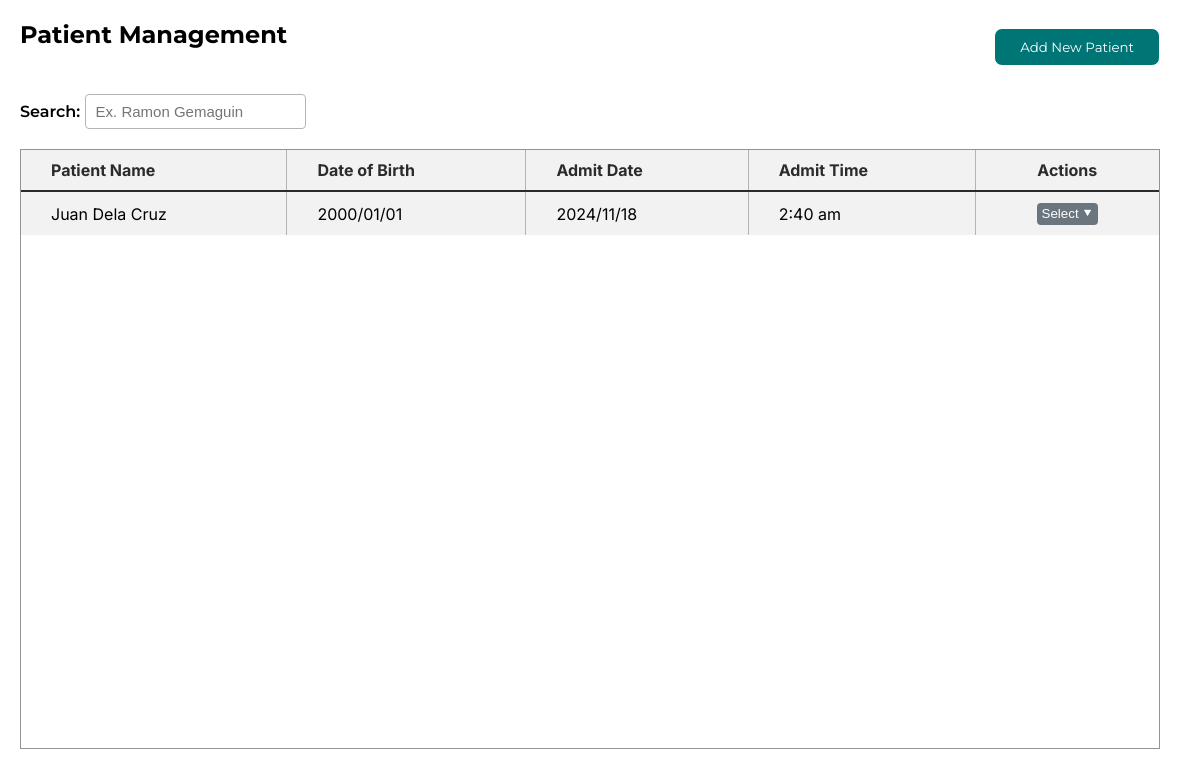
The page /admin/management.php (signed in) on the database its author committed.
### tables this page shows
CREATE TABLE `patient_management` (
  `id` int(11) NOT NULL,
  `patient_name` varchar(255) NOT NULL,
  `room_number` varchar(5) NOT NULL,
  `date_of_birth` varchar(50) NOT NULL,
  `admit_date` varchar(255) NOT NULL,
  `admit_time` varchar(50) NOT NULL,
  `actions` varchar(255) NOT NULL,
  `device_id` varchar(50) NOT NULL
);

### admin/function/management/display_patient.php (the view, shortened to what this page needs)
<?php
include 'db.php';
$sql = "SELECT id, patient_name, date_of_birth, admit_date, admit_time
        FROM patient_management
        ORDER BY id DESC";
$result = $conn->query($sql);
if ($result && $result->num_rows > 0) {
    while ($row = $result->fetch_assoc()) {
        echo "<tr>
                <td>{$row['patient_name']}</td>
                <td>{$row['date_of_birth']}</td>
                <td>{$row['admit_date']}</td>
                <td>{$row['admit_time']}</td>
                <td style='text-align:center;'>
                    <div class='dropdown' style='text-align:left;'>
                        <button class='dropdown-button' onclick='toggleDropdown(event)'>Select &#11206;</button>
                        <div class='dropdown-menu'>
                            <a href='#' onclick=\"openEditModal(
                                '{$row['id']}',
                                '{$row['patient_name']}',
                                '{$row['date_of_birth']}',
                                '{$row['admit_date']}',
                                '{$row['admit_time']}'
                            )\">Edit</a>
                            <a href='function/management/delete.php?id={$row['id']}' onclick='return confirm(\"Are you sure you want to delete this record PERMANENTLY?\");'>Delete</a>
                        </div>
                    </div>
                </td>
              </tr>";
    }
} else {
    echo "<tr><td colspan='9' style='color: red;'>No records found.</td></tr>";
}
?>

### assets/management.css (style rules this page uses)
* { margin: 0; padding: 0; box-sizing: border-box; }
td, th { border: 1px solid #b4b4b4; padding: 10px 30px 10px 30px; background-color: #f2f2f2; }
tr:last-child td { border-bottom: none; }
td:first-child, th:first-child { border-left: none; }
td:last-child, th:last-child { border-right: none; }

### assets/modal/pop.css (style rules this page uses)
body { font-family: "Montserrat", sans-serif; }

### admin/function/management/delete.css (style rules this page uses)
.dropdown { position: relative; display: inline-block; }
.dropdown-button { padding: 3px 5px 3px 5px; cursor: pointer; border: none; background-color: #6b757d; color: white; border-radius: 4px; }

### rows shown on the page
patient_management: patient_name "Juan Dela Cruz", date_of_birth "2000/01/01", admit_date "2024/11/18", admit_time "2:40 am"
